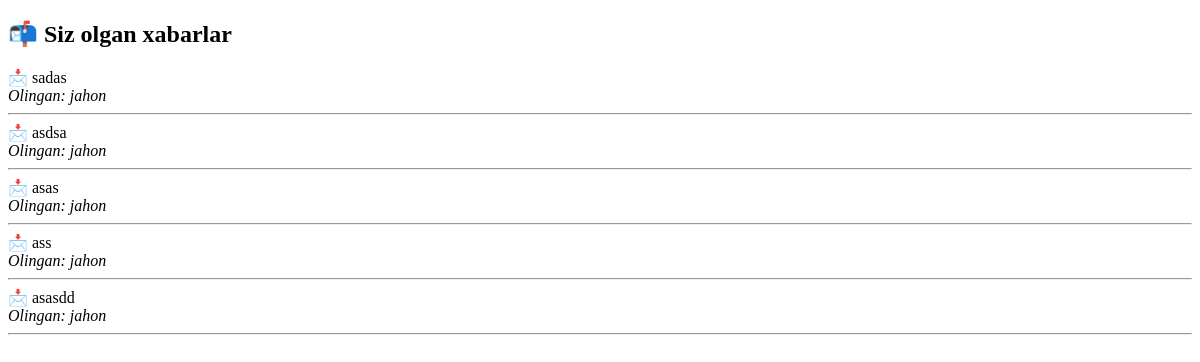
/my-messages/ (signed in), run on an earlier commit of the app's database.
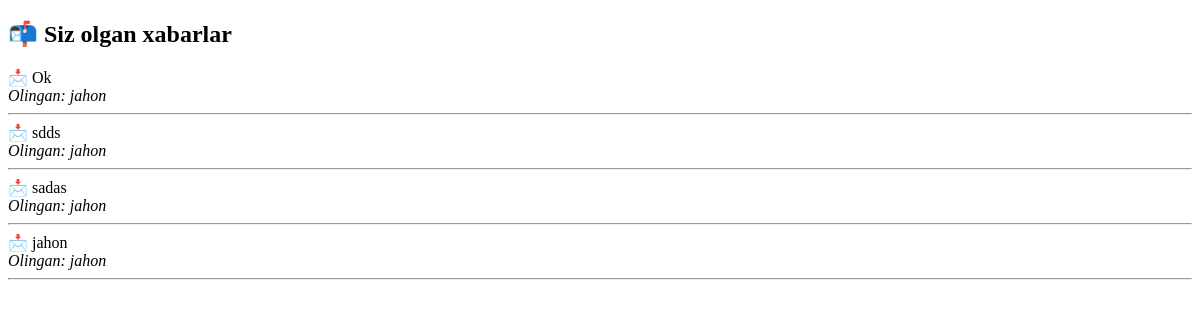
And on a later commit of the database.
### account/models.py (models this page shows, shortened)
class MessageUser(models.Model):
    text = models.TextField()
    taken_by = models.ForeignKey(User, null=True, blank=True, on_delete=models.SET_NULL)
    created_at = models.DateTimeField(auto_now_add=True)

class User(models.Model):
    username = models.CharField(max_length=100, unique=True)
    password = models.CharField(max_length=255)
    def __str__(self):
        return self.username

### account/views.py (the view)
# urls.py: path('my-messages/', views.my_messages_view, name='my_messages'),
def my_messages_view(request):
    user_id = request.session.get('user_id')
    if not user_id:
        return redirect('login')
    my_messages = MessageUser.objects.filter(taken_by_id=user_id).order_by('-created_at')
    return render(request, 'my_messages.html', {'messages': my_messages})

### templates/my_messages.html (shortened to what this page needs)
<!DOCTYPE html>
<html lang="en">
<head>
</head>
<body>
    <h2>📬 Siz olgan xabarlar</h2>
    {% for msg in messages %}
        <div>
            📩 {{ msg.text }}<br>
            <i>Olingan: {{ msg.taken_by }}</i>
        </div>
        <hr>
    {% empty %}
        <p>Hozircha sizda xabarlar yo‘q.</p>
    {% endfor %}
</body>
</html>

What changed in the data, as far as the page shows it:
removed MessageUser: text "asdsa", taken_by "jahon"
removed MessageUser: text "asas", taken_by "jahon"
removed MessageUser: text "ass", taken_by "jahon"
removed MessageUser: text "asasdd", taken_by "jahon"
added MessageUser: text "Ok", taken_by "jahon"
added MessageUser: text "sdds", taken_by "jahon"
added MessageUser: text "jahon", taken_by "jahon"
